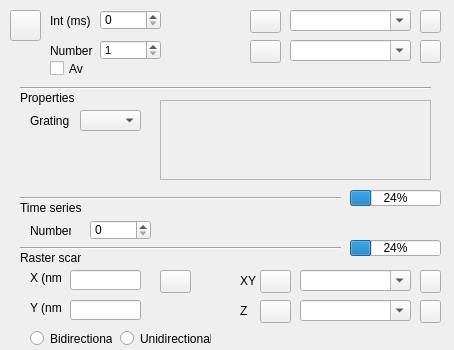
<?xml version="1.0" encoding="UTF-8"?>
<ui version="4.0">
 <class>Form</class>
 <widget class="QWidget" name="Form">
  <property name="geometry">
   <rect>
    <x>0</x>
    <y>0</y>
    <width>454</width>
    <height>350</height>
   </rect>
  </property>
  <property name="windowTitle">
   <string>Form</string>
  </property>
  <widget class="QPushButton" name="pushButton">
   <property name="geometry">
    <rect>
     <x>10</x>
     <y>10</y>
     <width>31</width>
     <height>31</height>
    </rect>
   </property>
   <property name="toolTip">
    <string>Initialise spectrometer</string>
   </property>
   <property name="text">
    <string/>
   </property>
   <property name="icon">
    <iconset>
     <normaloff>../../../../Control/ControlInterface/Tango/utilities-system-monitor2.png</normaloff>../../../../Control/ControlInterface/Tango/utilities-system-monitor2.png</iconset>
   </property>
  </widget>
  <widget class="QLabel" name="label">
   <property name="geometry">
    <rect>
     <x>50</x>
     <y>10</y>
     <width>46</width>
     <height>21</height>
    </rect>
   </property>
   <property name="text">
    <string>Int (ms)</string>
   </property>
  </widget>
  <widget class="QSpinBox" name="spinBox">
   <property name="geometry">
    <rect>
     <x>100</x>
     <y>10</y>
     <width>61</width>
     <height>20</height>
    </rect>
   </property>
   <property name="toolTip">
    <string>Integration time per spectrum</string>
   </property>
  </widget>
  <widget class="QProgressBar" name="progressBar">
   <property name="geometry">
    <rect>
     <x>350</x>
     <y>240</y>
     <width>91</width>
     <height>16</height>
    </rect>
   </property>
   <property name="value">
    <number>24</number>
   </property>
  </widget>
  <widget class="QComboBox" name="comboBox">
   <property name="geometry">
    <rect>
     <x>290</x>
     <y>10</y>
     <width>121</width>
     <height>21</height>
    </rect>
   </property>
   <property name="editable">
    <bool>true</bool>
   </property>
  </widget>
  <widget class="QPushButton" name="pushButton_2">
   <property name="geometry">
    <rect>
     <x>250</x>
     <y>10</y>
     <width>31</width>
     <height>23</height>
    </rect>
   </property>
   <property name="toolTip">
    <string>Set current spectrum as reference</string>
   </property>
   <property name="text">
    <string/>
   </property>
   <property name="icon">
    <iconset>
     <normaloff>../../../../Control/ControlInterface/Tango/background_img4.png</normaloff>../../../../Control/ControlInterface/Tango/background_img4.png</iconset>
   </property>
   <property name="iconSize">
    <size>
     <width>22</width>
     <height>22</height>
    </size>
   </property>
  </widget>
  <widget class="QPushButton" name="pushButton_3">
   <property name="geometry">
    <rect>
     <x>250</x>
     <y>40</y>
     <width>31</width>
     <height>23</height>
    </rect>
   </property>
   <property name="toolTip">
    <string>Set current spectrum as background</string>
   </property>
   <property name="text">
    <string/>
   </property>
   <property name="icon">
    <iconset>
     <normaloff>../../../../Control/ControlInterface/Tango/background_img3.png</normaloff>../../../../Control/ControlInterface/Tango/background_img3.png</iconset>
   </property>
   <property name="iconSize">
    <size>
     <width>22</width>
     <height>22</height>
    </size>
   </property>
  </widget>
  <widget class="QComboBox" name="comboBox_2">
   <property name="geometry">
    <rect>
     <x>290</x>
     <y>40</y>
     <width>121</width>
     <height>21</height>
    </rect>
   </property>
   <property name="editable">
    <bool>true</bool>
   </property>
  </widget>
  <widget class="Line" name="line">
   <property name="geometry">
    <rect>
     <x>20</x>
     <y>240</y>
     <width>321</width>
     <height>16</height>
    </rect>
   </property>
   <property name="orientation">
    <enum>Qt::Horizontal</enum>
   </property>
  </widget>
  <widget class="QLabel" name="label_2">
   <property name="geometry">
    <rect>
     <x>20</x>
     <y>250</y>
     <width>61</width>
     <height>16</height>
    </rect>
   </property>
   <property name="text">
    <string>Raster scan</string>
   </property>
  </widget>
  <widget class="QLineEdit" name="lineEdit">
   <property name="geometry">
    <rect>
     <x>70</x>
     <y>270</y>
     <width>71</width>
     <height>20</height>
    </rect>
   </property>
  </widget>
  <widget class="QLineEdit" name="lineEdit_2">
   <property name="geometry">
    <rect>
     <x>70</x>
     <y>300</y>
     <width>71</width>
     <height>20</height>
    </rect>
   </property>
  </widget>
  <widget class="QLabel" name="label_3">
   <property name="geometry">
    <rect>
     <x>30</x>
     <y>270</y>
     <width>31</width>
     <height>16</height>
    </rect>
   </property>
   <property name="text">
    <string>X (nm)</string>
   </property>
  </widget>
  <widget class="QLabel" name="label_4">
   <property name="geometry">
    <rect>
     <x>30</x>
     <y>300</y>
     <width>31</width>
     <height>16</height>
    </rect>
   </property>
   <property name="text">
    <string>Y (nm)</string>
   </property>
  </widget>
  <widget class="QComboBox" name="comboBox_3">
   <property name="geometry">
    <rect>
     <x>300</x>
     <y>270</y>
     <width>111</width>
     <height>21</height>
    </rect>
   </property>
   <property name="editable">
    <bool>true</bool>
   </property>
  </widget>
  <widget class="QPushButton" name="pushButton_6">
   <property name="geometry">
    <rect>
     <x>260</x>
     <y>270</y>
     <width>31</width>
     <height>23</height>
    </rect>
   </property>
   <property name="toolTip">
    <string>Set current position as XY reference point</string>
   </property>
   <property name="text">
    <string/>
   </property>
   <property name="icon">
    <iconset>
     <normaloff>../../../../Control/ControlInterface/Tango/location.png</normaloff>../../../../Control/ControlInterface/Tango/location.png</iconset>
   </property>
  </widget>
  <widget class="QComboBox" name="comboBox_4">
   <property name="geometry">
    <rect>
     <x>300</x>
     <y>300</y>
     <width>111</width>
     <height>21</height>
    </rect>
   </property>
   <property name="editable">
    <bool>true</bool>
   </property>
  </widget>
  <widget class="QPushButton" name="pushButton_7">
   <property name="geometry">
    <rect>
     <x>260</x>
     <y>300</y>
     <width>31</width>
     <height>23</height>
    </rect>
   </property>
   <property name="toolTip">
    <string>Set current position as Z reference point</string>
   </property>
   <property name="text">
    <string/>
   </property>
   <property name="icon">
    <iconset>
     <normaloff>../../../../Control/ControlInterface/Tango/location.png</normaloff>../../../../Control/ControlInterface/Tango/location.png</iconset>
   </property>
  </widget>
  <widget class="QPushButton" name="pushButton_8">
   <property name="geometry">
    <rect>
     <x>160</x>
     <y>270</y>
     <width>31</width>
     <height>23</height>
    </rect>
   </property>
   <property name="toolTip">
    <string>Start raster scan</string>
   </property>
   <property name="text">
    <string/>
   </property>
   <property name="icon">
    <iconset>
     <normaloff>../../../../Control/ControlInterface/Tango/media-playback-start2.png</normaloff>../../../../Control/ControlInterface/Tango/media-playback-start2.png</iconset>
   </property>
  </widget>
  <widget class="QLabel" name="label_5">
   <property name="geometry">
    <rect>
     <x>20</x>
     <y>200</y>
     <width>61</width>
     <height>16</height>
    </rect>
   </property>
   <property name="text">
    <string>Time series</string>
   </property>
  </widget>
  <widget class="Line" name="line_2">
   <property name="geometry">
    <rect>
     <x>20</x>
     <y>190</y>
     <width>321</width>
     <height>16</height>
    </rect>
   </property>
   <property name="orientation">
    <enum>Qt::Horizontal</enum>
   </property>
  </widget>
  <widget class="QProgressBar" name="progressBar_2">
   <property name="geometry">
    <rect>
     <x>350</x>
     <y>190</y>
     <width>91</width>
     <height>16</height>
    </rect>
   </property>
   <property name="value">
    <number>24</number>
   </property>
  </widget>
  <widget class="QRadioButton" name="radioButton">
   <property name="geometry">
    <rect>
     <x>30</x>
     <y>330</y>
     <width>82</width>
     <height>17</height>
    </rect>
   </property>
   <property name="text">
    <string>Bidirectional</string>
   </property>
  </widget>
  <widget class="QRadioButton" name="radioButton_2">
   <property name="geometry">
    <rect>
     <x>120</x>
     <y>330</y>
     <width>91</width>
     <height>17</height>
    </rect>
   </property>
   <property name="text">
    <string>Unidirectional</string>
   </property>
  </widget>
  <widget class="QLabel" name="label_6">
   <property name="geometry">
    <rect>
     <x>50</x>
     <y>40</y>
     <width>46</width>
     <height>21</height>
    </rect>
   </property>
   <property name="text">
    <string>Number</string>
   </property>
  </widget>
  <widget class="QSpinBox" name="spinBox_2">
   <property name="geometry">
    <rect>
     <x>100</x>
     <y>40</y>
     <width>61</width>
     <height>20</height>
    </rect>
   </property>
   <property name="font">
    <font>
     <pointsize>8</pointsize>
    </font>
   </property>
   <property name="toolTip">
    <string>Number of spectra to acquire</string>
   </property>
   <property name="minimum">
    <number>1</number>
   </property>
   <property name="maximum">
    <number>5000</number>
   </property>
  </widget>
  <widget class="QCheckBox" name="checkBox">
   <property name="geometry">
    <rect>
     <x>50</x>
     <y>60</y>
     <width>70</width>
     <height>17</height>
    </rect>
   </property>
   <property name="toolTip">
    <string>Average over specified number of spectra</string>
   </property>
   <property name="text">
    <string>Av</string>
   </property>
  </widget>
  <widget class="QLabel" name="label_7">
   <property name="geometry">
    <rect>
     <x>30</x>
     <y>220</y>
     <width>41</width>
     <height>21</height>
    </rect>
   </property>
   <property name="text">
    <string>Number</string>
   </property>
  </widget>
  <widget class="QSpinBox" name="spinBox_3">
   <property name="geometry">
    <rect>
     <x>90</x>
     <y>220</y>
     <width>61</width>
     <height>20</height>
    </rect>
   </property>
  </widget>
  <widget class="Line" name="line_3">
   <property name="geometry">
    <rect>
     <x>20</x>
     <y>80</y>
     <width>411</width>
     <height>16</height>
    </rect>
   </property>
   <property name="orientation">
    <enum>Qt::Horizontal</enum>
   </property>
  </widget>
  <widget class="QLabel" name="label_8">
   <property name="geometry">
    <rect>
     <x>20</x>
     <y>90</y>
     <width>61</width>
     <height>16</height>
    </rect>
   </property>
   <property name="text">
    <string>Properties</string>
   </property>
  </widget>
  <widget class="QComboBox" name="comboBox_5">
   <property name="geometry">
    <rect>
     <x>80</x>
     <y>110</y>
     <width>61</width>
     <height>21</height>
    </rect>
   </property>
   <property name="editable">
    <bool>false</bool>
   </property>
  </widget>
  <widget class="QLabel" name="label_9">
   <property name="geometry">
    <rect>
     <x>30</x>
     <y>110</y>
     <width>41</width>
     <height>21</height>
    </rect>
   </property>
   <property name="text">
    <string>Grating</string>
   </property>
  </widget>
  <widget class="QFrame" name="frame">
   <property name="geometry">
    <rect>
     <x>160</x>
     <y>100</y>
     <width>271</width>
     <height>80</height>
    </rect>
   </property>
   <property name="frameShape">
    <enum>QFrame::StyledPanel</enum>
   </property>
   <property name="frameShadow">
    <enum>QFrame::Raised</enum>
   </property>
  </widget>
  <widget class="QLabel" name="label_10">
   <property name="geometry">
    <rect>
     <x>240</x>
     <y>270</y>
     <width>21</width>
     <height>21</height>
    </rect>
   </property>
   <property name="text">
    <string>XY</string>
   </property>
  </widget>
  <widget class="QLabel" name="label_11">
   <property name="geometry">
    <rect>
     <x>240</x>
     <y>300</y>
     <width>16</width>
     <height>21</height>
    </rect>
   </property>
   <property name="text">
    <string>Z</string>
   </property>
  </widget>
  <widget class="QPushButton" name="pushButton_12">
   <property name="geometry">
    <rect>
     <x>420</x>
     <y>10</y>
     <width>21</width>
     <height>23</height>
    </rect>
   </property>
   <property name="text">
    <string/>
   </property>
   <property name="icon">
    <iconset>
     <normaloff>../../../../Control/ControlInterface/Tango/delete_bin2.png</normaloff>../../../../Control/ControlInterface/Tango/delete_bin2.png</iconset>
   </property>
  </widget>
  <widget class="QPushButton" name="pushButton_13">
   <property name="geometry">
    <rect>
     <x>420</x>
     <y>40</y>
     <width>21</width>
     <height>23</height>
    </rect>
   </property>
   <property name="text">
    <string/>
   </property>
   <property name="icon">
    <iconset>
     <normaloff>../../../../Control/ControlInterface/Tango/delete_bin2.png</normaloff>../../../../Control/ControlInterface/Tango/delete_bin2.png</iconset>
   </property>
  </widget>
  <widget class="QPushButton" name="pushButton_14">
   <property name="geometry">
    <rect>
     <x>420</x>
     <y>270</y>
     <width>21</width>
     <height>23</height>
    </rect>
   </property>
   <property name="text">
    <string/>
   </property>
   <property name="icon">
    <iconset>
     <normaloff>../../../../Control/ControlInterface/Tango/delete_bin2.png</normaloff>../../../../Control/ControlInterface/Tango/delete_bin2.png</iconset>
   </property>
  </widget>
  <widget class="QPushButton" name="pushButton_15">
   <property name="geometry">
    <rect>
     <x>420</x>
     <y>300</y>
     <width>21</width>
     <height>23</height>
    </rect>
   </property>
   <property name="text">
    <string/>
   </property>
   <property name="icon">
    <iconset>
     <normaloff>../../../../Control/ControlInterface/Tango/delete_bin2.png</normaloff>../../../../Control/ControlInterface/Tango/delete_bin2.png</iconset>
   </property>
  </widget>
 </widget>
 <resources/>
 <connections/>
</ui>
